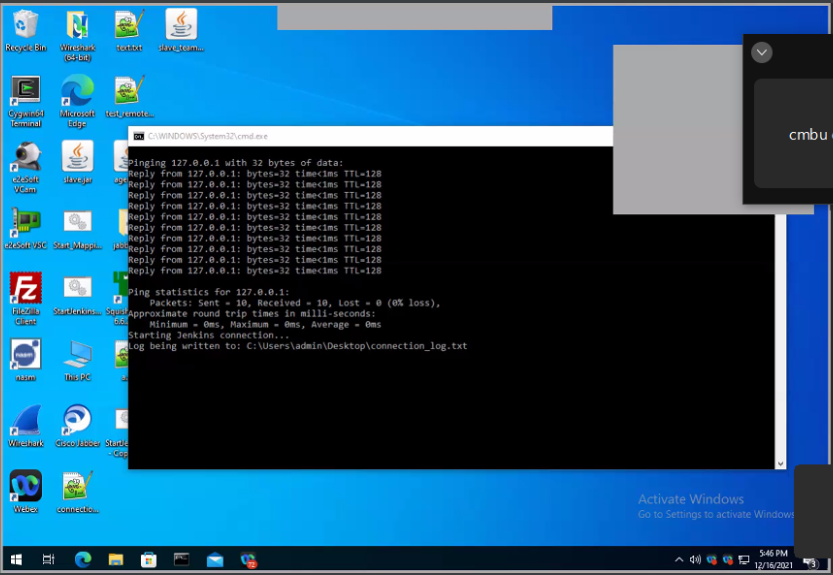
#> input picture pic-diff/master-modify.png, 833 x 575 px
$ python to_squish.py
#> lines starting #> are read from the running program, lines starting #| are printed output that depends on the picture; long printed decimals are rounded
import cv2
import numpy as np
from PIL import Image
import requests
from io import BytesIO
import matplotlib

matplotlib.use('TkAgg')
import matplotlib.pyplot as plt


# [63 lines left out: functions aHash, dHash, pHash, not called in this run]


def calculate(image1, image2):
    # 灰度直方图算法
    # 计算单通道的直方图的相似值
    hist1 = cv2.calcHist([image1], [0], None, [256], [0.0, 255.0])
    hist2 = cv2.calcHist([image2], [0], None, [256], [0.0, 255.0])
    # 计算直方图的重合度
    degree = 0
    for i in range(len(hist1)):
        if hist1[i] != hist2[i]:
            degree = degree + \
                     (1 - abs(hist1[i] - hist2[i]) / max(hist1[i], hist2[i]))
        else:
            degree = degree + 1
    degree = degree / len(hist1)
    return degree


def classify_hist_with_split(image1, image2, size=(256, 256)):
    # RGB每个通道的直方图相似度
    # 将图像resize后，分离为RGB三个通道，再计算每个通道的相似值
    image1 = cv2.resize(image1, size)
    image2 = cv2.resize(image2, size)
    sub_image1 = cv2.split(image1)
    sub_image2 = cv2.split(image2)

    sub_data = 0
    for im1, im2 in zip(sub_image1, sub_image2):
        sub_data += calculate(im1, im2)
    sub_data = sub_data / 3
    return sub_data


# [57 lines left out: functions cmpHash, getImageByUrl, PILImageToCV, CVImageToPIL, bytes_to_cvimage, not called in this run]


def runAllImageSimilaryFun(para1, para2):
    # 均值、差值、感知哈希算法三种算法值越小，则越相似,相同图片值为0
    # 三直方图算法和单通道的直方图 0-1之间，值越大，越相似。 相同图片为1

    # t1,t2   14;19;10;  0.70;0.75
    # t1,t3   39 33 18   0.58 0.49
    # s1,s2  7 23 11     0.83 0.86  挺相似的图片
    # c1,c2  11 29 17    0.30 0.31

#> called with para1 = 'master-modify.png', para2 = 'red.png'
    img1 = cv2.imread(para1)
#> img1 is the input picture: shape (575, 833, 3); mean B, G, R 113.1, 80.4, 32.1
    img2 = cv2.imread(para2)
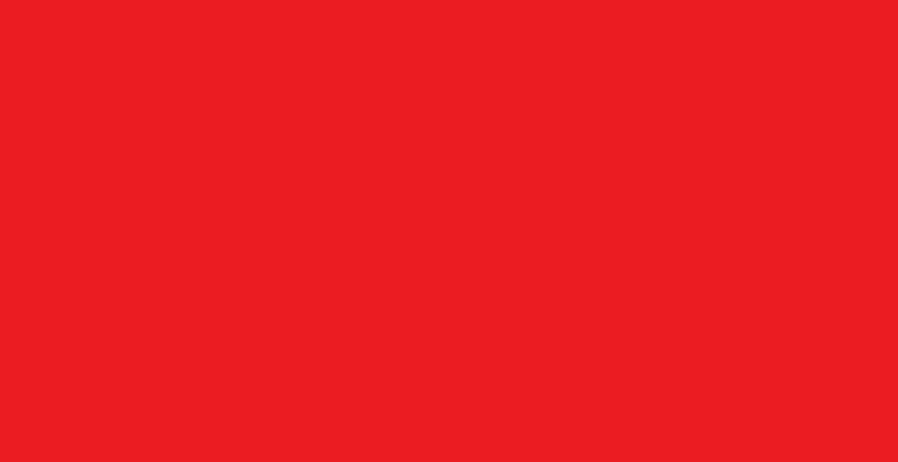
#> input picture pic-diff/red.png, 1795 x 924 px (shown at 1/2 size)
#> img2 is the input picture: shape (924, 1795, 3); mean B, G, R 36, 28, 237


    # [14 lines of commented-out code are left out]

    n4 = classify_hist_with_split(img1, img2)
#> in classify_hist_with_split, `image1 = cv2.resize(image1, size)`:
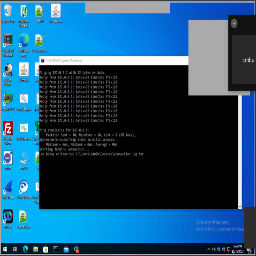
#> image1: shape (256, 256, 3); mean of channels 0, 1, 2 112.7, 80.2, 32; drawn as B, G, R
#> in classify_hist_with_split, `image2 = cv2.resize(image2, size)`:
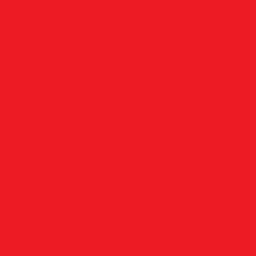
#> image2: shape (256, 256, 3); mean of channels 0, 1, 2 36, 28, 237; drawn as B, G, R
#> the loop in classify_hist_with_split, `for im1, im2 in zip(sub_image1, sub_image2):` made 3 passes
#> (degree in calculate, sub_data) on passes 1 to 3: ([0.00392], [0.00392]), ([0.00391], [0.00783]), ([0.00391], [0.0117])
#> in classify_hist_with_split, `sub_data = sub_data / 3`: sub_data = [0.00391]
#> n4 = [0.00391]
    print('三直方图算法相似度：', n4)
#| 三直方图算法相似度： [0.003914]
    n4_percenage = round(n4[0], 2)
#> n4_percenage = 0

    # [11 lines of commented-out code are left out]


if __name__ == "__main__":
    # p1 = "https://ww3.sinaimg.cn/bmiddle/007INInDly1g336j2zziwj30su0g848w.jpg"
    # p2 = "https://ww2.sinaimg.cn/bmiddle/007INInDly1g336j10d32j30vd0hnam6.jpg"
    p1 = 'master-modify.png'
    p2 = 'red.png'
    # p2 = '4.png'
    runAllImageSimilaryFun(p1, p2)
